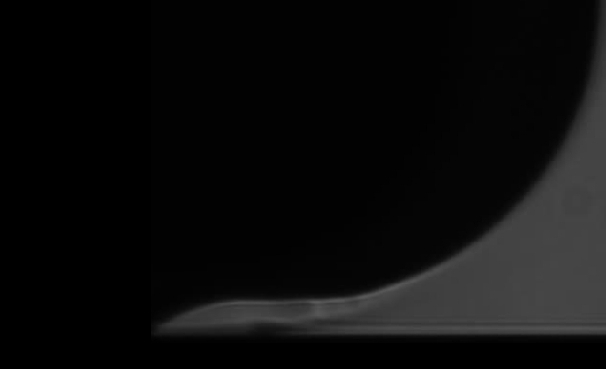
#> input picture Data/rcphoto1810um21psi_2019.jpg, 606 x 369 px
$ python Image2Edge2CSV.py
#> lines starting #> are read from the running program, lines starting #| are printed output that depends on the picture; after the words box and inside, x2 and y2 are one past the last pixel; in counts of white or black regions, pixels touching at a corner belong together
import cv2
import time
import numpy as np

'''
This program takes Schlieren Images of Coanda Jets and extracts the jet boundary using canny edge detection.
To use this program change the file name and run the program. Adjust the sliders until the edge detection looks good
then press 'q' to exit and save the points as a csv with the same name as the image file.

Adjustable functions:
-Change directory file path
-change file name
-change background image
-change mask file
-change bilateral filter
-change canny edge detection aperture size
-The i and bottom values methods determine where the top and bottom pixels that are extracted.
'''

#FilePath is the directory you are pulling from
FilePath = 'Data/'
#file Name is the image we want to extract the boundary from
FileName = 'rcphoto1810um21psi_2019'
#TarePath is a background image.
# In the absence of a background image use the lowest pressure in a slot width set you are testing
TareName = 'rcphoto1810um10psi_2019'
# The mask file was created using ImageJ. It is used here to get rid of random flow phenomena
#floating around in the fluid flow
Mask = 'UniversalMask2.jpg'

#Read images and convert them to a gray scale format so the matrix is 2D not 3D
File = cv2.cvtColor(cv2.imread(FilePath+FileName+'.jpg'), cv2.COLOR_BGR2GRAY)
#> File: shape (369, 606); min 0, max 90, mean 12.2
Tare = cv2.cvtColor(cv2.imread(FilePath+TareName+'.jpg'), cv2.COLOR_BGR2GRAY)
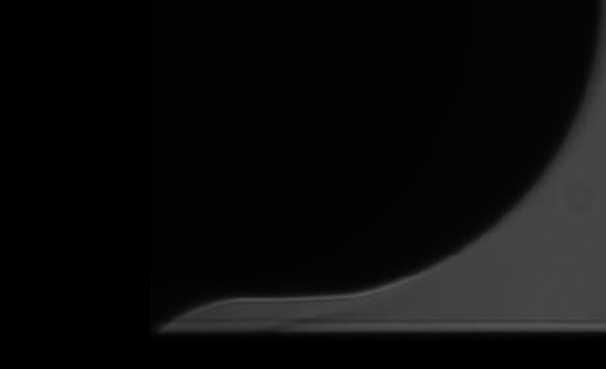
#> input picture Data/rcphoto1810um10psi_2019.jpg, 606 x 369 px
#> Tare: shape (369, 606); min 0, max 87, mean 12.1
Mask = cv2.cvtColor(cv2.imread(Mask), cv2.COLOR_BGR2GRAY)
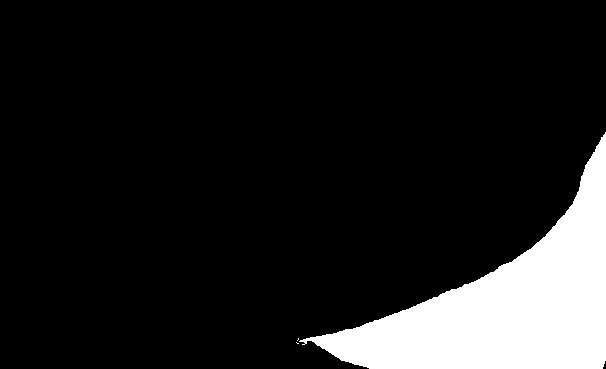
#> input picture UniversalMask2.jpg, 606 x 369 px
#> Mask: shape (369, 606); min 0, max 255, mean 31

#Subtract the background from the image to boost contrast
Diff = cv2.subtract(File, Tare)
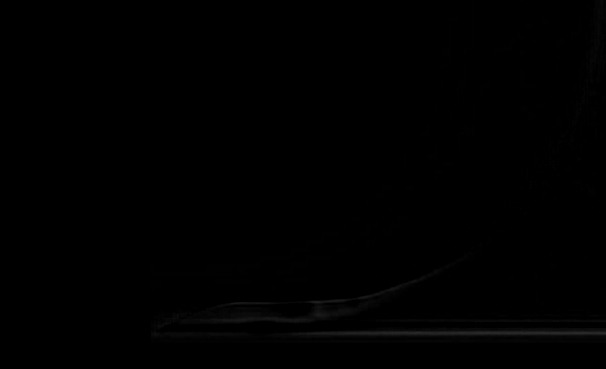
#> Diff: shape (369, 606); min 0, max 43, mean 0.5
# use the mask to get rid of random flow phenomena
# floating around in the fluid flow
image = cv2.subtract(Diff,Mask)
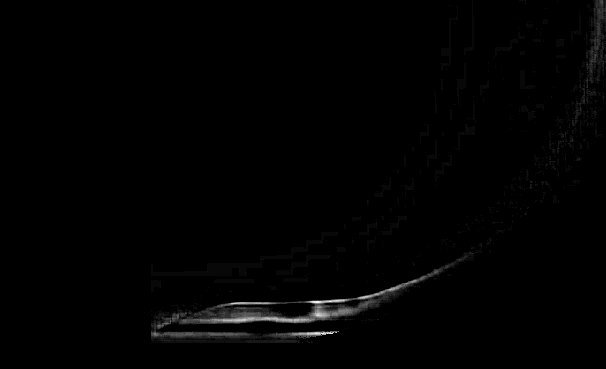
#> image: shape (369, 606); min 0, max 31, mean 0.3; drawn with min black and max white


def apply_canny(image, low_threshold, high_threshold):
    """Applies Canny edge detection and a bilateral filter with adjustable thresholds."""
#> called with low_threshold = 0, high_threshold = 0
    #The bilateral filter filters the image while maintaining edges
    #sigmacolor shouldn't do much because we are only using one color
    # you can read more here https://www.geeksforgeeks.org/python-bilateral-filtering/
    filt = cv2.bilateralFilter(image,d=5, sigmaColor=1000, sigmaSpace=75)
    #apply the canny image detection and returns the image of the edges found
    edges = cv2.Canny(filt, low_threshold, high_threshold, apertureSize=5)
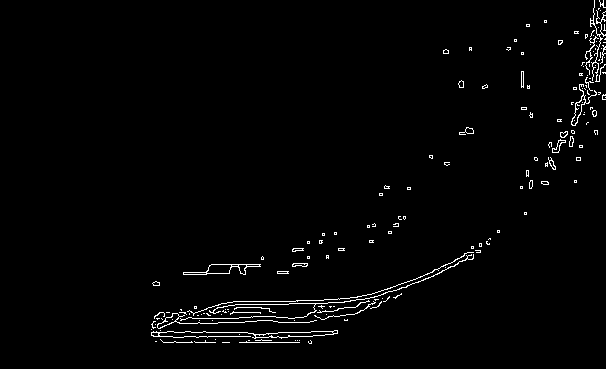
#> edges: shape (369, 606); 1.7% white in thin lines or dots, all inside (x1, y1, x2, y2) = (151, 0, 606, 344)
    # return the edges
    return edges

def extract_edges(edges):
    '''This function takes a canny edge detection file and returns the right-most edges arrays of X and Y coordinates'''
    #create arrays for X and Y coordinates
    edgeX = []
    edgeY = []
    #start from y = 260 and iterate through rows until row 316. These values are adjustable to avoid unwanted edge artifacts
    i =100
    bottom = 316
    while i<bottom:
        # start from the right of the image and iterate across
        j = 605
        while j>=0:
            #if reach a pixel that is 255 that's an edge so save in the appropriate arrays and break out of the loop
            if edges[i,j] == 255:
                #save coordinate in appropriate array
                edgeX.append(j)
                edgeY.append(i)
                break
            else:
                #decreasing because scanning from right to left
                j=j-1
        #increasing because scanning down the image (image origin in the top left corner)
        i=i+1
    #return the edge coordinates
    return edgeX, edgeY

# Create a window with trackbars
cv2.namedWindow('Canny Edge Detection (Press Q to leave)')
cv2.createTrackbar('Low Threshold', 'Canny Edge Detection (Press Q to leave)', 0, 255, lambda x: x)
cv2.createTrackbar('High Threshold', 'Canny Edge Detection (Press Q to leave)', 0, 255, lambda x: x)
while True:
    # Get the current trackbar values
    low_threshold = cv2.getTrackbarPos('Low Threshold', 'Canny Edge Detection (Press Q to leave)')
    high_threshold = cv2.getTrackbarPos('High Threshold', 'Canny Edge Detection (Press Q to leave)')

    # Apply Canny edge detection
    edges = apply_canny(image, low_threshold, high_threshold)

    # Display the result adding the gray image and edges
    cv2.imshow('Canny Edge Detection (Press Q to leave)', cv2.add(edges,File))
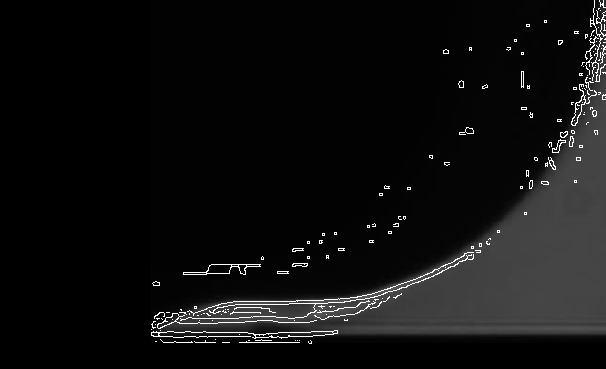
#> window 'Canny Edge Detection (Press Q ': shape (369, 606); min 0, max 255, mean 15.9

    # Break the loop if 'q' is pressed
    if cv2.waitKey(1) == ord('q'):
#> (key q is pressed here)
        X,Y = extract_edges(edges)
#> X = 183 values, max 597 at index 29, min 324 at index 104, mean 487.3; Y = 183 values from 100 to 315
        break
#print the X and Y coordinates
print('the X coordinates ' + str(X))
#> (printed output is left out)
print('the Y coordinates ' + str(Y))
#> (printed output is left out)

#save the array to a csv
a=np.array([X,Y])
np.savetxt(FileName+'.csv',a, delimiter=",")

#close the window
cv2.destroyAllWindows()
